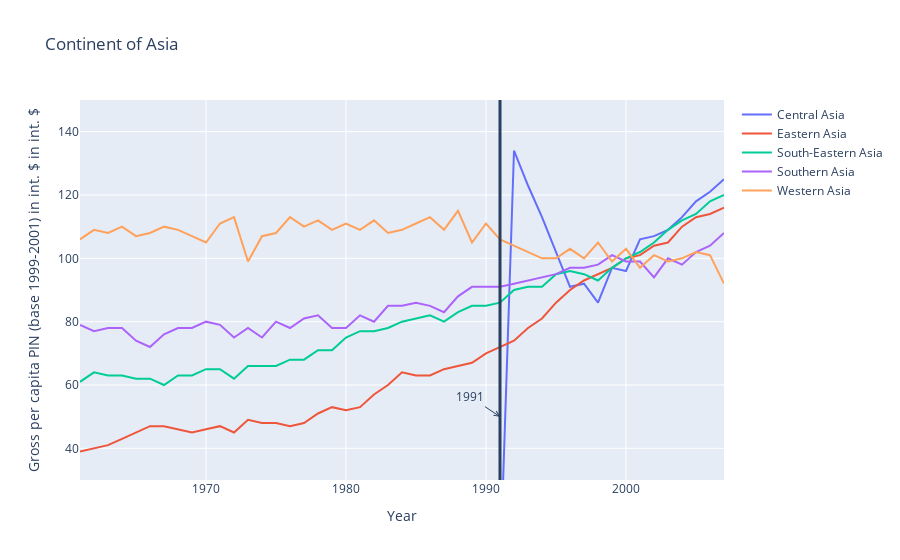

Notebook code for this chart:
### Markdown cell above
By looking at a rolling mean of 5 years, we can see that Asia has had a significate increase in Gross per capita PIN.

### Code cell
# Selecting only the countries on the continent of Asia
asia_areas = {'South-Eastern Asia', 'Eastern Asia', 'Central Asia', 'Southern Asia', 'Western Asia'}
asia_name = 'Continent of Asia'

# Generating the plot
fig = px.line(extract_data(asia_areas), x='year', y='value', color='country_or_area', hover_name='country_or_area', hover_data=['year', 'value'], title=asia_name).for_each_trace(lambda t: t.update(name=t.name.replace('country_or_area=','')))

# Updating the x and y axis titles to reflect the data
fig.update_xaxes(title_text='Year')
fig.update_yaxes(title_text='Gross per capita PIN (base 1999-2001) in int. $ in int. $')
fig.update_yaxes(range=[30, 150])

# Adding a line and annotation to the year 1991 to represent the collapse of the USSR
fig.add_shape(go.layout.Shape(type="line", x0=1991, y0=0, x1=1991, y1=150, line=dict(width=3)))
fig.update_layout(annotations=[go.layout.Annotation(x=1991, y=50, text='1991', showarrow=True, arrowhead=5, ax=-30, ay=-20)])

fig.show()

### Figure 1 — Plotly figure (JSON) as saved in the notebook; plotly's stock layout.template omitted (floating-point values rounded to 4 significant figures)
{"data": [{"customdata": [[1961, 0], [1962, 0], [1963, 0], [1964, 0], [1965, 0], [1966, 0], [1967, 0], [1968, 0], [1969, 0], [1970, 0], [1971, 0], [1972, 0], [1973, 0], [1974, 0], [1975, 0], [1976, 0], [1977, 0], [1978, 0], [1979, 0], [1980, 0], [1981, 0], [1982, 0], [1983, 0], [1984, 0], [1985, 0], [1986, 0], [1987, 0], [1988, 0], [1989, 0], [1990, 0], [1991, 0], [1992, 134], [1993, 123], [1994, 113], [1995, 102], [1996, 91], [1997, 92], [1998, 86], [1999, 97], [2000, 96], [2001, 106], [2002, 107], [2003, 109], [2004, 113], [2005, 118], [2006, 121], [2007, 125]], "hoverlabel": {"namelength": 0}, "hovertemplate": "<b>%{hovertext}</b><br><br>country_or_area=Central Asia<br>year=%{customdata[0]}<br>value=%{customdata[1]}", "hovertext": ["Central Asia", "Central Asia", "Central Asia", "Central Asia", "Central Asia", "Central Asia", "Central Asia", "Central Asia", "Central Asia", "Central Asia", "Central Asia", "Central Asia", "Central Asia", "Central Asia", "Central Asia", "Central Asia", "Central Asia", "Central Asia", "Central Asia", "Central Asia", "Central Asia", "Central Asia", "Central Asia", "Central Asia", "Central Asia", "Central Asia", "Central Asia", "Central Asia", "Central Asia", "Central Asia", "Central Asia", "Central Asia", "Central Asia", "Central Asia", "Central Asia", "Central Asia", "Central Asia", "Central Asia", "Central Asia", "Central Asia", "Central Asia", "Central Asia", "Central Asia", "Central Asia", "Central Asia", "Central Asia", "Central Asia"], "legendgroup": "country_or_area=Central Asia", "line": {"color": "#636efa", "dash": "solid"}, "mode": "lines", "name": "Central Asia", "showlegend": true, "type": "scatter", "x": [1961, 1962, 1963, 1964, 1965, 1966, 1967, 1968, 1969, 1970, 1971, 1972, 1973, 1974, 1975, 1976, 1977, 1978, 1979, 1980, 1981, 1982, 1983, 1984, 1985, 1986, 1987, 1988, 1989, 1990, 1991, 1992, 1993, 1994, 1995, 1996, 1997, 1998, 1999, 2000, 2001, 2002, 2003, 2004, 2005, 2006, 2007], "xaxis": "x", "y": [0, 0, 0, 0, 0, 0, 0, 0, 0, 0, 0, 0, 0, 0, 0, 0, 0, 0, 0, 0, 0, 0, 0, 0, 0, 0, 0, 0, 0, 0, 0, 134, 123, 113, 102, 91, 92, 86, 97, 96, 106, 107, 109, 113, 118, 121, 125], "yaxis": "y"}, {"customdata": [[1961, 39], [1962, 40], [1963, 41], [1964, 43], [1965, 45], [1966, 47], [1967, 47], [1968, 46], [1969, 45], [1970, 46], [1971, 47], [1972, 45], [1973, 49], [1974, 48], [1975, 48], [1976, 47], [1977, 48], [1978, 51], [1979, 53], [1980, 52], [1981, 53], [1982, 57], [1983, 60], [1984, 64], [1985, 63], [1986, 63], [1987, 65], [1988, 66], [1989, 67], [1990, 70], [1991, 72], [1992, 74], [1993, 78], [1994, 81], [1995, 86], [1996, 90], [1997, 93], [1998, 95], [1999, 97], [2000, 100], [2001, 101], [2002, 104], [2003, 105], [2004, 110], [2005, 113], [2006, 114], [2007, 116]], "hoverlabel": {"namelength": 0}, "hovertemplate": "<b>%{hovertext}</b><br><br>country_or_area=Eastern Asia<br>year=%{customdata[0]}<br>value=%{customdata[1]}", "hovertext": ["Eastern Asia", "Eastern Asia", "Eastern Asia", "Eastern Asia", "Eastern Asia", "Eastern Asia", "Eastern Asia", "Eastern Asia", "Eastern Asia", "Eastern Asia", "Eastern Asia", "Eastern Asia", "Eastern Asia", "Eastern Asia", "Eastern Asia", "Eastern Asia", "Eastern Asia", "Eastern Asia", "Eastern Asia", "Eastern Asia", "Eastern Asia", "Eastern Asia", "Eastern Asia", "Eastern Asia", "Eastern Asia", "Eastern Asia", "Eastern Asia", "Eastern Asia", "Eastern Asia", "Eastern Asia", "Eastern Asia", "Eastern Asia", "Eastern Asia", "Eastern Asia", "Eastern Asia", "Eastern Asia", "Eastern Asia", "Eastern Asia", "Eastern Asia", "Eastern Asia", "Eastern Asia", "Eastern Asia", "Eastern Asia", "Eastern Asia", "Eastern Asia", "Eastern Asia", "Eastern Asia"], "legendgroup": "country_or_area=Eastern Asia", "line": {"color": "#EF553B", "dash": "solid"}, "mode": "lines", "name": "Eastern Asia", "showlegend": true, "type": "scatter", "x": [1961, 1962, 1963, 1964, 1965, 1966, 1967, 1968, 1969, 1970, 1971, 1972, 1973, 1974, 1975, 1976, 1977, 1978, 1979, 1980, 1981, 1982, 1983, 1984, 1985, 1986, 1987, 1988, 1989, 1990, 1991, 1992, 1993, 1994, 1995, 1996, 1997, 1998, 1999, 2000, 2001, 2002, 2003, 2004, 2005, 2006, 2007], "xaxis": "x", "y": [39, 40, 41, 43, 45, 47, 47, 46, 45, 46, 47, 45, 49, 48, 48, 47, 48, 51, 53, 52, 53, 57, 60, 64, 63, 63, 65, 66, 67, 70, 72, 74, 78, 81, 86, 90, 93, 95, 97, 100, 101, 104, 105, 110, 113, 114, 116], "yaxis": "y"}, {"customdata": [[1961, 61], [1962, 64], [1963, 63], [1964, 63], [1965, 62], [1966, 62], [1967, 60], [1968, 63], [1969, 63], [1970, 65], [1971, 65], [1972, 62], [1973, 66], [1974, 66], [1975, 66], [1976, 68], [1977, 68], [1978, 71], [1979, 71], [1980, 75], [1981, 77], [1982, 77], [1983, 78], [1984, 80], [1985, 81], [1986, 82], [1987, 80], [1988, 83], [1989, 85], [1990, 85], [1991, 86], [1992, 90], [1993, 91], [1994, 91], [1995, 95], [1996, 96], [1997, 95], [1998, 93], [1999, 97], [2000, 100], [2001, 102], [2002, 105], [2003, 109], [2004, 112], [2005, 114], [2006, 118], [2007, 120]], "hoverlabel": {"namelength": 0}, "hovertemplate": "<b>%{hovertext}</b><br><br>country_or_area=South-Eastern Asia<br>year=%{customdata[0]}<br>value=%{customdata[1]}", "hovertext": ["South-Eastern Asia", "South-Eastern Asia", "South-Eastern Asia", "South-Eastern Asia", "South-Eastern Asia", "South-Eastern Asia", "South-Eastern Asia", "South-Eastern Asia", "South-Eastern Asia", "South-Eastern Asia", "South-Eastern Asia", "South-Eastern Asia", "South-Eastern Asia", "South-Eastern Asia", "South-Eastern Asia", "South-Eastern Asia", "South-Eastern Asia", "South-Eastern Asia", "South-Eastern Asia", "South-Eastern Asia", "South-Eastern Asia", "South-Eastern Asia", "South-Eastern Asia", "South-Eastern Asia", "South-Eastern Asia", "South-Eastern Asia", "South-Eastern Asia", "South-Eastern Asia", "South-Eastern Asia", "South-Eastern Asia", "South-Eastern Asia", "South-Eastern Asia", "South-Eastern Asia", "South-Eastern Asia", "South-Eastern Asia", "South-Eastern Asia", "South-Eastern Asia", "South-Eastern Asia", "South-Eastern Asia", "South-Eastern Asia", "South-Eastern Asia", "South-Eastern Asia", "South-Eastern Asia", "South-Eastern Asia", "South-Eastern Asia", "South-Eastern Asia", "South-Eastern Asia"], "legendgroup": "country_or_area=South-Eastern Asia", "line": {"color": "#00cc96", "dash": "solid"}, "mode": "lines", "name": "South-Eastern Asia", "showlegend": true, "type": "scatter", "x": [1961, 1962, 1963, 1964, 1965, 1966, 1967, 1968, 1969, 1970, 1971, 1972, 1973, 1974, 1975, 1976, 1977, 1978, 1979, 1980, 1981, 1982, 1983, 1984, 1985, 1986, 1987, 1988, 1989, 1990, 1991, 1992, 1993, 1994, 1995, 1996, 1997, 1998, 1999, 2000, 2001, 2002, 2003, 2004, 2005, 2006, 2007], "xaxis": "x", "y": [61, 64, 63, 63, 62, 62, 60, 63, 63, 65, 65, 62, 66, 66, 66, 68, 68, 71, 71, 75, 77, 77, 78, 80, 81, 82, 80, 83, 85, 85, 86, 90, 91, 91, 95, 96, 95, 93, 97, 100, 102, 105, 109, 112, 114, 118, 120], "yaxis": "y"}, {"customdata": [[1961, 79], [1962, 77], [1963, 78], [1964, 78], [1965, 74], [1966, 72], [1967, 76], [1968, 78], [1969, 78], [1970, 80], [1971, 79], [1972, 75], [1973, 78], [1974, 75], [1975, 80], [1976, 78], [1977, 81], [1978, 82], [1979, 78], [1980, 78], [1981, 82], [1982, 80], [1983, 85], [1984, 85], [1985, 86], [1986, 85], [1987, 83], [1988, 88], [1989, 91], [1990, 91], [1991, 91], [1992, 92], [1993, 93], [1994, 94], [1995, 95], [1996, 97], [1997, 97], [1998, 98], [1999, 101], [2000, 99], [2001, 99], [2002, 94], [2003, 100], [2004, 98], [2005, 102], [2006, 104], [2007, 108]], "hoverlabel": {"namelength": 0}, "hovertemplate": "<b>%{hovertext}</b><br><br>country_or_area=Southern Asia<br>year=%{customdata[0]}<br>value=%{customdata[1]}", "hovertext": ["Southern Asia", "Southern Asia", "Southern Asia", "Southern Asia", "Southern Asia", "Southern Asia", "Southern Asia", "Southern Asia", "Southern Asia", "Southern Asia", "Southern Asia", "Southern Asia", "Southern Asia", "Southern Asia", "Southern Asia", "Southern Asia", "Southern Asia", "Southern Asia", "Southern Asia", "Southern Asia", "Southern Asia", "Southern Asia", "Southern Asia", "Southern Asia", "Southern Asia", "Southern Asia", "Southern Asia", "Southern Asia", "Southern Asia", "Southern Asia", "Southern Asia", "Southern Asia", "Southern Asia", "Southern Asia", "Southern Asia", "Southern Asia", "Southern Asia", "Southern Asia", "Southern Asia", "Southern Asia", "Southern Asia", "Southern Asia", "Southern Asia", "Southern Asia", "Southern Asia", "Southern Asia", "Southern Asia"], "legendgroup": "country_or_area=Southern Asia", "line": {"color": "#ab63fa", "dash": "solid"}, "mode": "lines", "name": "Southern Asia", "showlegend": true, "type": "scatter", "x": [1961, 1962, 1963, 1964, 1965, 1966, 1967, 1968, 1969, 1970, 1971, 1972, 1973, 1974, 1975, 1976, 1977, 1978, 1979, 1980, 1981, 1982, 1983, 1984, 1985, 1986, 1987, 1988, 1989, 1990, 1991, 1992, 1993, 1994, 1995, 1996, 1997, 1998, 1999, 2000, 2001, 2002, 2003, 2004, 2005, 2006, 2007], "xaxis": "x", "y": [79, 77, 78, 78, 74, 72, 76, 78, 78, 80, 79, 75, 78, 75, 80, 78, 81, 82, 78, 78, 82, 80, 85, 85, 86, 85, 83, 88, 91, 91, 91, 92, 93, 94, 95, 97, 97, 98, 101, 99, 99, 94, 100, 98, 102, 104, 108], "yaxis": "y"}, {"customdata": [[1961, 106], [1962, 109], [1963, 108], [1964, 110], [1965, 107], [1966, 108], [1967, 110], [1968, 109], [1969, 107], [1970, 105], [1971, 111], [1972, 113], [1973, 99], [1974, 107], [1975, 108], [1976, 113], [1977, 110], [1978, 112], [1979, 109], [1980, 111], [1981, 109], [1982, 112], [1983, 108], [1984, 109], [1985, 111], [1986, 113], [1987, 109], [1988, 115], [1989, 105], [1990, 111], [1991, 106], [1992, 104], [1993, 102], [1994, 100], [1995, 100], [1996, 103], [1997, 100], [1998, 105], [1999, 99], [2000, 103], [2001, 97], [2002, 101], [2003, 99], [2004, 100], [2005, 102], [2006, 101], [2007, 92]], "hoverlabel": {"namelength": 0}, "hovertemplate": "<b>%{hovertext}</b><br><br>country_or_area=Western Asia<br>year=%{customdata[0]}<br>value=%{customdata[1]}", "hovertext": ["Western Asia", "Western Asia", "Western Asia", "Western Asia", "Western Asia", "Western Asia", "Western Asia", "Western Asia", "Western Asia", "Western Asia", "Western Asia", "Western Asia", "Western Asia", "Western Asia", "Western Asia", "Western Asia", "Western Asia", "Western Asia", "Western Asia", "Western Asia", "Western Asia", "Western Asia", "Western Asia", "Western Asia", "Western Asia", "Western Asia", "Western Asia", "Western Asia", "Western Asia", "Western Asia", "Western Asia", "Western Asia", "Western Asia", "Western Asia", "Western Asia", "Western Asia", "Western Asia", "Western Asia", "Western Asia", "Western Asia", "Western Asia", "Western Asia", "Western Asia", "Western Asia", "Western Asia", "Western Asia", "Western Asia"], "legendgroup": "country_or_area=Western Asia", "line": {"color": "#FFA15A", "dash": "solid"}, "mode": "lines", "name": "Western Asia", "showlegend": true, "type": "scatter", "x": [1961, 1962, 1963, 1964, 1965, 1966, 1967, 1968, 1969, 1970, 1971, 1972, 1973, 1974, 1975, 1976, 1977, 1978, 1979, 1980, 1981, 1982, 1983, 1984, 1985, 1986, 1987, 1988, 1989, 1990, 1991, 1992, 1993, 1994, 1995, 1996, 1997, 1998, 1999, 2000, 2001, 2002, 2003, 2004, 2005, 2006, 2007], "xaxis": "x", "y": [106, 109, 108, 110, 107, 108, 110, 109, 107, 105, 111, 113, 99, 107, 108, 113, 110, 112, 109, 111, 109, 112, 108, 109, 111, 113, 109, 115, 105, 111, 106, 104, 102, 100, 100, 103, 100, 105, 99, 103, 97, 101, 99, 100, 102, 101, 92], "yaxis": "y"}], "layout": {"annotations": [{"arrowhead": 5, "ax": -30, "ay": -20, "showarrow": true, "text": "1991", "x": 1991, "y": 50}], "autosize": true, "legend": {"tracegroupgap": 0}, "shapes": [{"line": {"width": 3}, "type": "line", "x0": 1991, "x1": 1991, "y0": 0, "y1": 150}], "title": {"text": "Continent of Asia"}, "xaxis": {"anchor": "y", "autorange": true, "domain": [0, 1], "range": [1961, 2007], "title": {"text": "Year"}, "type": "linear"}, "yaxis": {"anchor": "x", "domain": [0, 1], "range": [30, 150], "title": {"text": "Gross per capita PIN (base 1999-2001) in int. $ in int. $"}, "type": "linear"}}}
